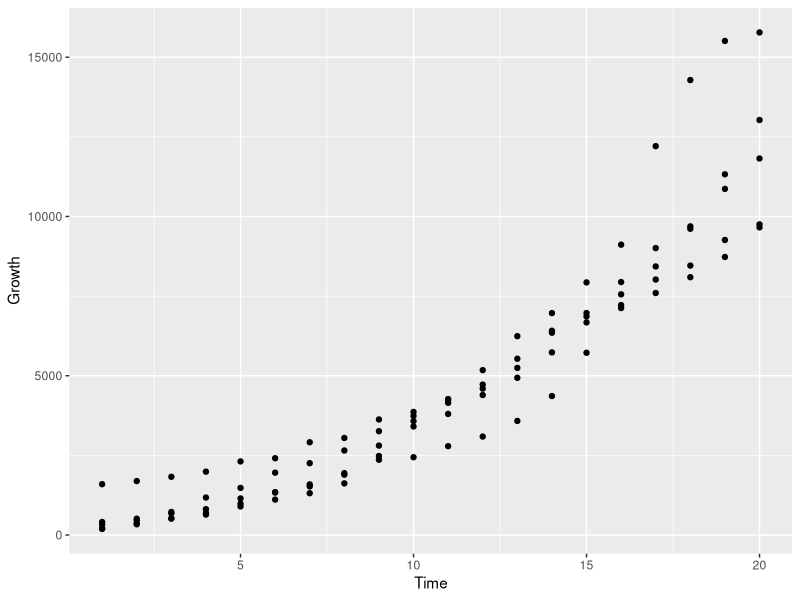
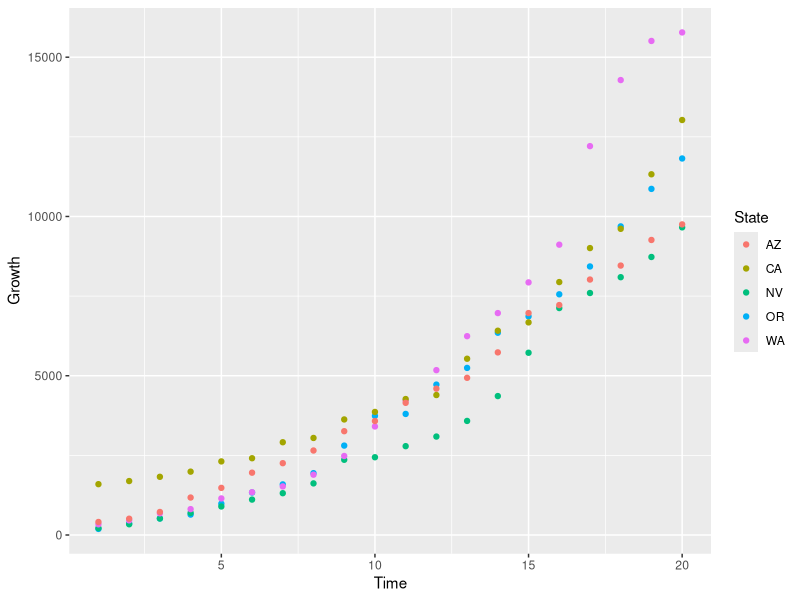
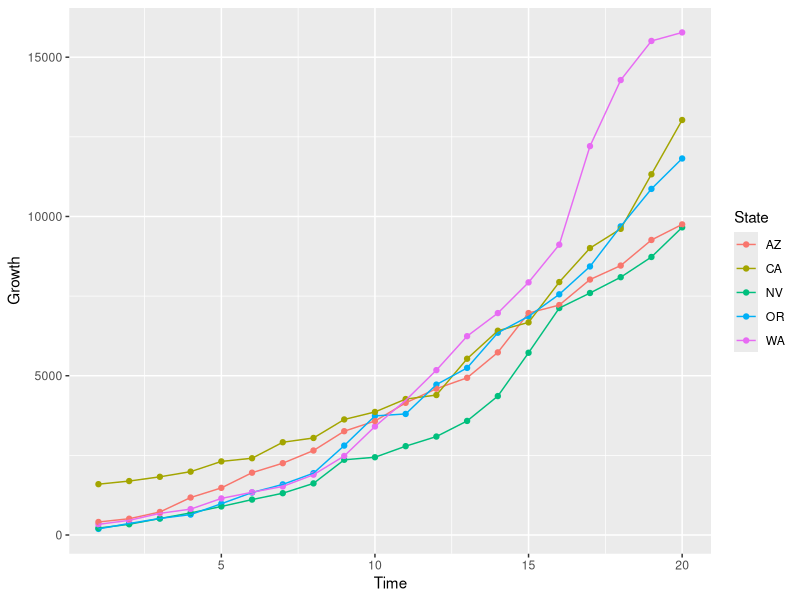
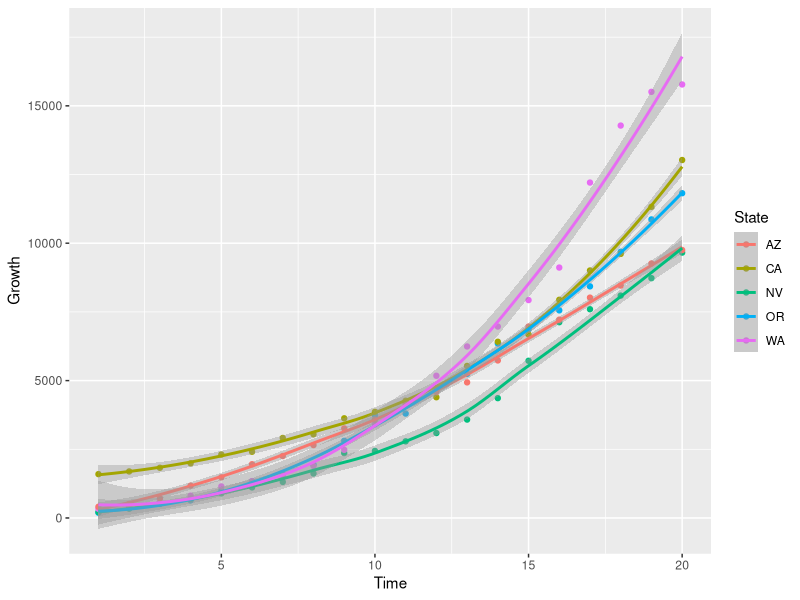
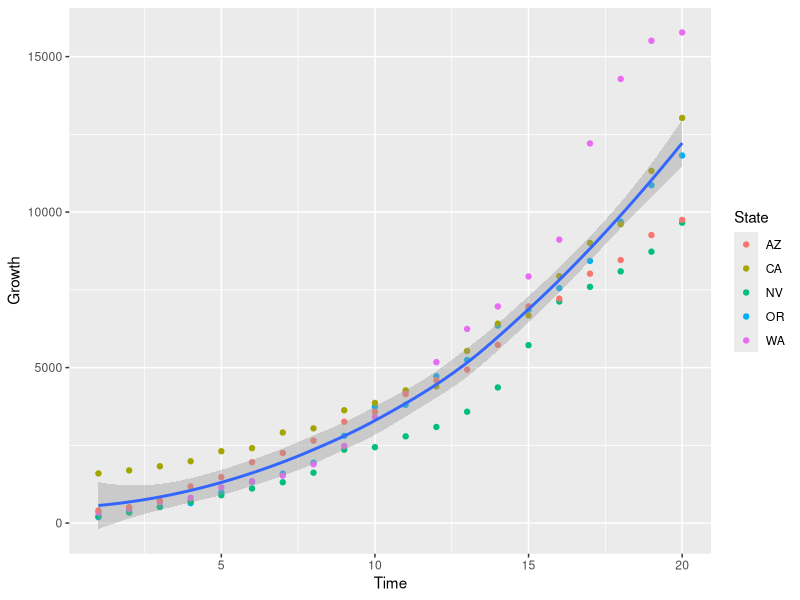
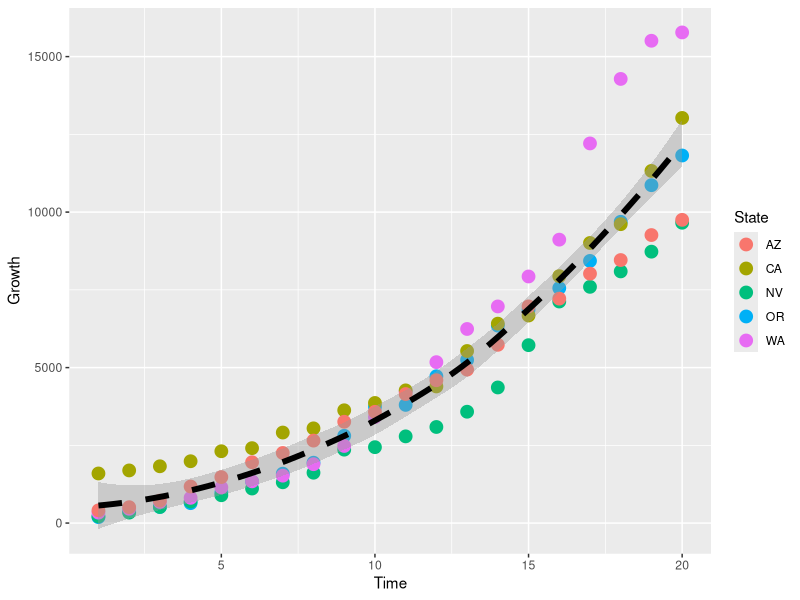
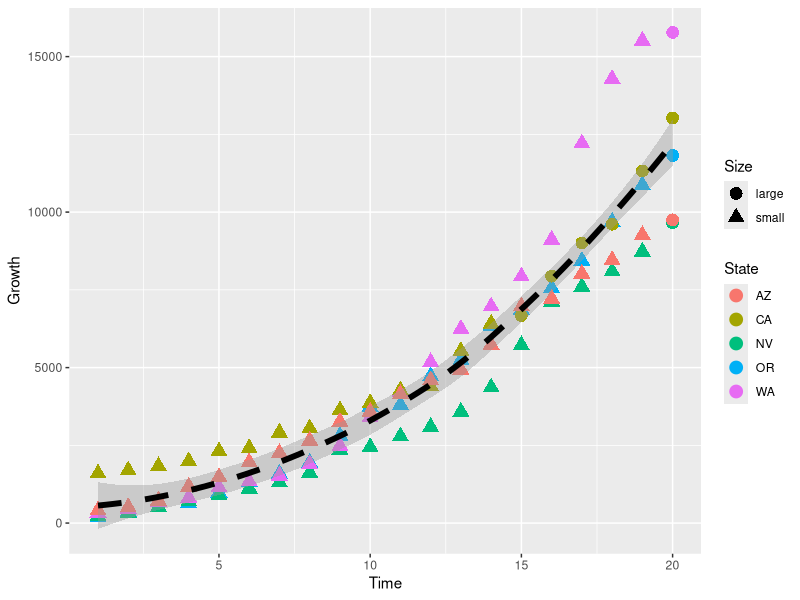
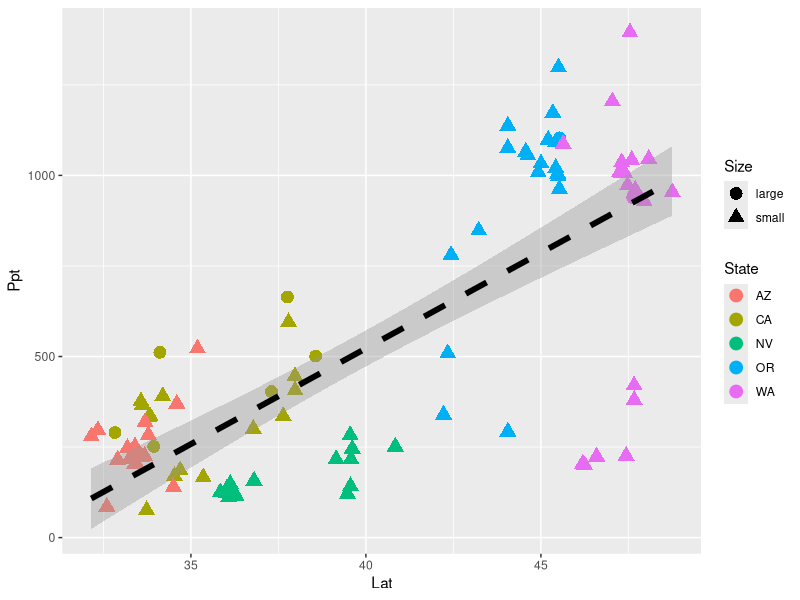

Generate these figures, in order, with R:
## ---- chunk 1
library(knitr)
opts_chunk$set(tidy.opts=list(width.cutoff=60),tidy=TRUE)
## ---- chunk 2
knitr::opts_chunk$set(echo = TRUE)
## ---- chunk 3
wide_df <- read.csv('sp_comp_wide.csv')

print(paste0('Wide dimensions: rows = ',nrow(wide_df),' ,cols = ',ncol(wide_df)))
wide_df[1:5,1:10]
## ---- chunk 4
long_df <- read.csv('sp_comp_long.csv')

print(paste0('Long dimensions: rows = ',nrow(long_df),' ,cols = ',ncol(long_df)))
long_df[1:10,]
## ---- chunk 5
library(tidyverse)
library(ggforce) 
library(ggsci)
library(patchwork)
library(Hmisc)

setwd('~/g/projects/DataVis/JulieClass2022/')
## ---- chunk 6
city_df <- read.csv('city_df.csv')
str(city_df)
## ---- chunk 7
as.character(city_df$State)[1:5]
## ---- chunk 8
as.numeric(city_df$State)[1:5]
## ---- chunk 9
ggplot(data=city_df,aes(x=Time,y=Growth)) + 
geom_point()
## ---- chunk 10
ggplot(data=city_df,aes(x=Time,y=Growth,color=State)) + 
geom_point()
## ---- chunk 11
ggplot(data=city_df,aes(x=Time,y=Growth,color=State)) + 
geom_point() + 
geom_line()
## ---- chunk 12
ggplot(data=city_df,aes(x=Time,y=Growth,colour=State)) + 
geom_point() + 
stat_smooth()
## ---- chunk 13
ggplot(data=city_df,aes(x=Time,y=Growth)) +   
geom_point(aes(colour=State)) +   
stat_smooth()
## ---- chunk 14
ggplot(data=city_df,aes(x=Time,y=Growth)) + 
geom_point(aes(colour=State),size=4) + 
stat_smooth(linetype='dashed',colour='black',size=2)
## ---- chunk 15
ggplot(data=city_df,aes(x=Time,y=Growth)) + 
geom_point(aes(colour=State,shape=Size),size=4) + 
stat_smooth(linetype='dashed',colour='black',size=2)
## ---- chunk 16
#lat vs Ppt
ggplot(data=city_df,aes(x=Lat,y=Ppt)) + 
geom_point(aes(colour=State,shape=Size),size=4) + 
stat_smooth(method='lm',linetype='dashed',colour='black',size=2)
## ---- chunk 17
#lat vs Temp
ggplot(data=city_df,aes(x=Lat,y=Temp)) + 
geom_point(aes(colour=State,shape=Size),size=4) + 
stat_smooth(method='lm',linetype='dashed',colour='black',size=2)
## ---- chunk 18
#Temp vs Ppt
ggplot(data=city_df,aes(x=Temp,y=Ppt)) + 
geom_point(aes(colour=State,shape=Size),size=4) + 
stat_smooth(method='lm',linetype='dashed',colour='black',size=2)
## ---- chunk 19
city_sum_df <- city_df %>%
  group_by(State) %>%
  summarise(Temp_mean = mean(Temp, na.rm = TRUE), #temp mean
            Temp_sd = sd(Temp, na.rm = TRUE), #temp standard deviation
            Temp_n = n(), #temp count
            Ppt_mean = mean(Ppt, na.rm = TRUE), #Ppt mean
            Ppt_sd = sd(Ppt, na.rm = TRUE),  #Ppt standard deviation
            Ppt_n = n()) %>% #Ppt count 
  mutate(Temp_se = Temp_sd / sqrt(Temp_n), #Temp standard error
         Temp_lower.ci = Temp_mean - qt(1 - (0.05 / 2), Temp_n - 1) * Temp_se, #Temp lower 95% confidence interval
         Temp_upper.ci = Temp_mean + qt(1 - (0.05 / 2), Temp_n - 1) * Temp_se, #Temp upper 95% confidence interval
         Ppt_se = Ppt_sd / sqrt(Ppt_n), #Ppt standard error
         Ppt_lower.ci = Ppt_mean - qt(1 - (0.05 / 2), Ppt_n - 1) * Ppt_se, #Ppt lower 95% confidence interval
         Ppt_upper.ci = Ppt_mean + qt(1 - (0.05 / 2), Ppt_n - 1) * Ppt_se) #Ppt upper 95% confidence interval

city_sum_df
## ---- chunk 20
#### TEMP ####
Temp_sum_df <- city_df %>%
  group_by(State) %>%
  summarise(mean = mean(Temp, na.rm = TRUE), #temp mean
            sd = sd(Temp, na.rm = TRUE), #temp standard deviation
            n = n()) %>% #temp count
  mutate(se = sd / sqrt(n), #Temp standard error
         ci = 1.96 * se) #Temp 95% confidence interval

Temp_sum_df$Clim <- 'Temp'

#### PPT ####
Ppt_sum_df <- city_df %>%
  group_by(State) %>%
  summarise(mean = mean(Ppt, na.rm = TRUE), #Ppt mean
            sd = sd(Ppt, na.rm = TRUE), #Ppt standard deviation
            n = n()) %>% #Ppt count
  mutate(se = sd / sqrt(n), #Ppt standard error
         ci = 1.96*se) #Ppt 95% confidence interval

Ppt_sum_df$Clim <- 'Ppt'

#### combine data.frames ####
city_sum_df <- rbind(Temp_sum_df,Ppt_sum_df)
city_sum_df
## ---- chunk 21
ggplot(data=city_sum_df,aes(x=State,y=mean)) +
geom_bar(stat='identity') 
## ---- chunk 22
ggplot(data=city_sum_df,aes(x=State,y=mean,fill=Clim)) +
geom_bar(stat='identity')
## ---- chunk 23
ggplot(data=city_sum_df,aes(x=State,y=mean,fill=Clim)) +
geom_bar(stat='identity',position='dodge')
## ---- chunk 24
ggplot(data=city_sum_df,aes(x=State,y=mean,fill=Clim)) +
facet_wrap(~Clim,nrow=1,scales = 'free') + 
geom_bar(stat='identity')
## ---- chunk 25
ggplot(data=city_sum_df,aes(x=State,y=mean,fill=Clim)) +
facet_wrap(~Clim,nrow=1,scales = 'free') + 
geom_bar(stat='identity') +
geom_errorbar(aes(ymin = mean - ci, ymax = mean + ci))
## ---- chunk 26
ggplot(data=city_sum_df,aes(x=State,y=mean,colour=Clim)) +
facet_wrap(~Clim,nrow=1,scales = 'free') + 
geom_point(size=5) + 
geom_errorbar(aes(ymin = mean - ci, ymax = mean + ci),colour='black')
## ---- chunk 27
city_long_df <- city_df %>% 
  pivot_longer(cols=c(Ppt,Temp),names_to = 'Clim',values_to = 'value')
city_long_df[1:10,]
## ---- chunk 28
ggplot(data=city_long_df,aes(x=State,y=value,fill=Clim)) +
facet_wrap(~Clim,nrow=1,scales = 'free') +
stat_summary(fun = mean, geom = "bar") +
stat_summary(fun.data = mean_cl_boot, geom = "errorbar",color='black')
## ---- chunk 29
ggplot(data=city_long_df,aes(x=State,y=value,colour=Clim)) +
facet_wrap(~Clim,nrow=1,scales = 'free') +
stat_summary(fun.data = mean_cl_boot, geom = "errorbar",color='black') + 
stat_summary(fun = mean, geom = "point",size=5) 
## ---- chunk 30

unif <- runif(50,17,23)
norm <- rnorm(50,20,5)
binom <- c(rnorm(25,15,1), rnorm(25,25,1))
skew_binom <- c(rnorm(40,16,2), rnorm(10,35,1))
small <- c(rnorm(3,17,1),rnorm(2,22,2))
longtail <- rgamma(50,shape=.5,rate=.08) + 13

mislead_df <- data.frame(Temp=c(unif,norm,binom,skew_binom,small,longtail),
                         Group=c(rep('1',each=length(unif)),
                                 rep('2',each=length(norm)),
                                 rep('3',each=length(binom)),
                                 rep('4',each=length(skew_binom)),
                                 rep('5',each=length(small)),
                                 rep('6',each=length(longtail))))

mislead_df$Group_name <- factor(mislead_df$Group,
                                labels=c('Uniform','Normal','Bimodal',
                                         'Outliers','Few\nsamples','Long tail'))

bar_mean_mislead <- ggplot(data=mislead_df,aes(x=Group,y=Temp,fill=Group)) +
  stat_summary(fun = mean, geom = "bar",colour='black') +
  stat_summary(fun.data = mean_cl_boot, geom = "errorbar",color='black',width = .7,size=1.4) + 
  scale_fill_npg(name='Group:') + 
  xlab('Group') + ylab('Temperature') + 
  theme_bw() + theme(legend.position = 'none', 
                     plot.title = element_text(size = 22, colour="black",face = "bold"),
                     axis.text = element_text(size=16),
                     #axis.text.x = element_text(size = 20, colour="black"),
                     axis.title = element_text(size = 20, colour="black",face = "bold"),
                     panel.border = element_rect(size = 1.5, colour = "black"),
                     legend.title = element_text(size = 20, colour="black",face = "bold"),
                     legend.text = element_text(size=18),
                     panel.grid.major = element_blank(),
                     panel.grid.minor = element_blank())

point_mean_mislead <- ggplot(data=mislead_df,aes(x=Group,y=Temp,fill=Group_name)) +
  stat_summary(fun.data = mean_cl_boot, geom = "errorbar",color='black',width = .7,size=1.4) + 
  stat_summary(fun = mean, geom = "point",colour='black',pch=21,size=9) +
  scale_fill_npg(name='Group:') + 
  xlab('Group') + ylab('Temperature') + 
  theme_bw() + theme(legend.position = 'none', 
                     plot.title = element_text(size = 22, colour="black",face = "bold"),
                     axis.text = element_text(size=16),
                     #axis.text.x = element_text(size = 20, colour="black"),
                     axis.title = element_text(size = 20, colour="black",face = "bold"),
                     panel.border = element_rect(size = 1.5, colour = "black"),
                     legend.title = element_text(size = 20, colour="black",face = "bold"),
                     legend.text = element_text(size=18),
                     panel.grid.major = element_blank(),
                     panel.grid.minor = element_blank())

full_mislead <- ggplot(data=mislead_df,aes(x=Group,y=Temp,fill=Group_name)) +
  geom_sina(size=7,pch=21,colour='black') +
  scale_fill_npg(name='Group:') + 
  xlab('Group') + ylab('Temperature') + 
  theme_bw() + theme(#legend.position = 'none', 
                     plot.title = element_text(size = 22, colour="black",face = "bold"),
                     axis.text = element_text(size=16),
                     axis.title = element_text(size = 20, colour="black",face = "bold"),
                     panel.border = element_rect(size = 1.5, colour = "black"),
                     legend.title = element_blank(),
                     legend.text = element_text(size=22),
                     legend.key.size = unit(2.5, 'lines'),
                     panel.grid.major = element_blank(),
                     panel.grid.minor = element_blank())

bar_mean_mislead + point_mean_mislead + full_mislead
## ---- chunk 31
ggplot(data=city_long_df,aes(x=State,y=value,fill=Clim)) +
facet_wrap(~Clim,nrow=1,scales = 'free') +
geom_boxplot()
## ---- chunk 32
ggplot(data=city_long_df,aes(x=State,y=value,fill=Clim)) +
facet_wrap(~Clim,nrow=1,scales = 'free') +
geom_violin(draw_quantiles = 0.5)
## ---- chunk 33
ggplot(data=city_long_df,aes(x=State,y=value,colour=Clim)) +
facet_wrap(~Clim,nrow=1,scales = 'free') +
geom_point(size=4) +
stat_summary(fun.data = mean_cl_boot, geom = "errorbar",color='black') + 
stat_summary(fun = mean, geom = "point",size=5,colour='black') 
## ---- chunk 34
ggplot(data=city_long_df,aes(x=State,y=value,colour=Clim)) +
facet_wrap(~Clim,nrow=1,scales = 'free') +
geom_sina(size=3) +
stat_summary(fun.data = mean_cl_boot, geom = "errorbar",color='black') + 
stat_summary(fun = mean, geom = "point",size=5,colour='black') 
## ---- chunk 35
levels(city_df$State)
## ---- chunk 36
city_df$State_name <- factor(city_df$State,levels=c('WA','OR','CA','NV','AZ'),
       labels=c('Washington','Oregon','California','Nevada','Arizona'))
levels(city_df$State_name)
## ---- chunk 37
ggplot(data=city_df,aes(x=Temp,y=Ppt)) + 
geom_point(aes(colour=State_name),size=4) + 
stat_smooth(method='lm',linetype='dashed',colour='black',size=2)
## ---- chunk 38
ggplot(data=city_df,aes(x=Temp,y=Ppt)) + 
geom_point(aes(colour=State_name),size=4) + 
stat_smooth(method='lm',linetype='dashed',colour='black',size=2) + 
xlab('Temperature') + ylab('Precipitation') + 
ggtitle('Temp vs. Precip. by State')
## ---- chunk 39
ggplot(data=city_df,aes(x=Temp,y=Ppt)) + 
geom_point(aes(fill=State_name),size=4,pch=21,colour='black') + 
stat_smooth(method='lm',linetype='dashed',colour='black',size=2) + 
xlab('Temperature') + ylab('Precipitation') + 
ggtitle('Temp vs. Precip. by State')
## ---- chunk 40
ggplot(data=city_df,aes(x=Temp,y=Ppt)) + 
geom_point(aes(fill=State_name,shape=State_name),size=4,colour='black') + 
stat_smooth(method='lm',linetype='dashed',colour='black',size=2) + 
ggtitle('Temp vs. Precip. by State') + 
scale_fill_manual(name='State:',values=c('red','blue','yellow','green','grey70')) + 
scale_shape_manual(name='State:',values=c(21,22,23,24,25)) + 
scale_x_continuous(name='Temperature',limits=c(5,25),breaks=c(5,10,15,20,25),position = 'top') + 
scale_y_continuous(name='Precipitation',limits=c(0,1500),breaks=c(0,250,500,1000,1250,1500)) 
## ---- chunk 41
ggplot(data=city_df,aes(x=Temp,y=Ppt)) + 
geom_point(aes(fill=State_name,shape=State_name),size=4,colour='black') + 
stat_smooth(method='lm',linetype='dashed',colour='black',size=2) + 
ggtitle('Temp vs. Precip. by State') + 
scale_fill_manual(name='State:',values=c('red','blue','yellow','green','grey70')) + 
scale_shape_manual(name='State:',values=c(21,22,23,24,25)) + 
scale_x_continuous(name='Temperature',limits=c(5,25),breaks=c(5,10,15,20,25)) + 
scale_y_continuous(name='Precipitation',limits=c(0,1500),breaks=c(0,250,500,1000,1250,1500)) + 
theme_bw()
## ---- chunk 42
ggplot(data=city_df,aes(x=Temp,y=Ppt)) + 
geom_point(aes(fill=State_name,shape=State_name),size=4,colour='black') + 
stat_smooth(method='lm',linetype='dashed',colour='black',size=2) + 
ggtitle('Temp vs. Precip. by State') + 
scale_fill_manual(name='State:',values=c('red','blue','yellow','green','grey70')) + 
scale_shape_manual(name='State:',values=c(21,22,23,24,25)) + 
scale_x_continuous(name='Temperature',limits=c(5,25),breaks=c(5,10,15,20,25)) + 
scale_y_continuous(name='Precipitation',limits=c(0,1500),breaks=c(0,250,500,1000,1250,1500)) + 
theme_classic()
## ---- chunk 43
ggplot(data=city_df,aes(x=Temp,y=Ppt)) +
  geom_point(aes(fill=State_name,shape=State_name),size=4,colour='black') +
  stat_smooth(method='lm',linetype='dashed',colour='black',size=2) + 
  scale_fill_npg(name='State:') + 
  scale_shape_manual(name='State:',values=c(21,22,23,24,25)) + 
  scale_x_continuous(name='Temperature') +
  scale_y_continuous(name='Precipitation',limits=c(0,1500),breaks=c(0,250,500,750,1000,1250,1500)) + 
  theme_bw() + 
  theme(legend.position = 'bottom', 
        plot.title = element_text(size = 20, colour="black",face = "bold"),
        axis.text = element_text(size=13),
        axis.title = element_text(size = 16, colour="black",face = "bold"),
        panel.border = element_rect(size = 1.5, colour = "black"),
        legend.title = element_text(size = 16, colour="black",face = "bold",vjust = 1),
        legend.text = element_text(size=13),
        panel.grid.major = element_blank(),
        panel.grid.minor = element_blank())
## ---- chunk 44
worst_plot <- ggplot(data=city_sum_df,aes(x=State,y=mean,fill=Clim)) +
geom_bar(stat='identity',position='dodge') + 
ggtitle('Worst') + 
theme(title = element_text(size = 20, colour="black",face = "bold"))
worst_plot
## ---- chunk 45
very_bad_plot <- ggplot(data=city_long_df,aes(x=State,y=value,fill=State)) +
facet_wrap(~Clim,nrow=1,scales = 'free') +
stat_summary(fun = mean, geom = "bar") +
stat_summary(fun.data = mean_cl_boot, geom = "errorbar",color='black') + 
scale_fill_npg() + 
ggtitle('Very bad') + 
theme(legend.position='none',
    title = element_text(size = 20, colour="black",face = "bold"))
very_bad_plot
## ---- chunk 46
bad_plot <- ggplot(data=city_long_df,aes(x=State,y=value,fill=State)) +
facet_wrap(~Clim,nrow=1,scales = 'free') +
geom_boxplot() + 
scale_fill_npg() + 
ggtitle('eh, bad') + 
theme(legend.position='none',
    title = element_text(size = 20, colour="black",face = "bold"))
bad_plot
## ---- chunk 47
okay_plot <- ggplot(data=city_long_df,aes(x=State,y=value,fill=State)) +
facet_wrap(~Clim,nrow=1,scales = 'free') +
geom_sina(size=4,pch=21) +
stat_summary(fun.data = mean_cl_boot, geom = "errorbar",color='black') + 
stat_summary(fun = mean, geom = "point",size=5,colour='black') +
ggtitle('Okay') + 
theme(legend.position='none',
    title = element_text(size = 20, colour="black",face = "bold"))
okay_plot
## ---- chunk 48
worst_plot + very_bad_plot + bad_plot + okay_plot + plot_layout(ncol=2,nrow=2)
## ---- chunk 49
better_plot <- ggplot(data=city_long_df,aes(x=State,y=value,fill=State)) +
facet_wrap(~factor(Clim,labels=c('Precipitation','Temperature')),nrow=1,scales = 'free') +
geom_sina(size=4,pch=21) +
stat_summary(fun.data = mean_cl_boot, geom = "errorbar",color='black',width = 0.3,size=1.4) + 
stat_summary(fun = mean, geom = "point",size=7,colour='black',pch=22,fill='white') +
scale_fill_npg() + 
ggtitle('Better') + 
theme_bw() +
theme(legend.position = 'None', 
    plot.title = element_text(size = 26, colour="black",face = "bold"),
    axis.text = element_text(size=18),
    axis.title = element_text(size = 22, colour="black",face = "bold"),
    panel.border = element_rect(size = 1.5, colour = "black"),
    legend.title = element_text(size = 22, colour="black",face = "bold",vjust = 1),
    legend.text = element_text(size=18),
    panel.grid.major = element_blank(),
    panel.grid.minor = element_blank(),
    strip.text.x = element_text(size=22, face="bold"),
    strip.background = element_rect(size=1.5,colour="#333333",fill="#CCCCCC"))
better_plot
## ---- chunk 50
okay_plot + better_plot
## ---- chunk 51
#### TEMP ####
temp_df <- city_long_df[which(city_long_df$Clim == 'Temp'),]
temp_plot <- ggplot(data=temp_df,aes(x=State,y=value,fill=State)) +
geom_sina(size=6,pch=21,colour='black') +
stat_summary(fun.data = mean_cl_boot, geom = "errorbar",color='black',width = 0.3,size=1.4) + 
stat_summary(fun = mean, geom = "point",size=9,colour='black',pch=22,fill='white') +
scale_fill_npg() + 
ylab('Temperature') + 
theme_bw() +
theme(legend.position = 'None', 
    plot.title = element_text(size = 26, colour="black",face = "bold"),
    axis.text = element_text(size=18),
    axis.title = element_text(size = 22, colour="black",face = "bold"),
    axis.title.x = element_blank(),
    panel.border = element_rect(size = 1.5, colour = "black"),
    legend.title = element_text(size = 22, colour="black",face = "bold",vjust = 1),
    legend.text = element_text(size=18),
    panel.grid.major = element_blank(),
    panel.grid.minor = element_blank())

#### PPT ####
ppt_df <- city_long_df[which(city_long_df$Clim == 'Ppt'),]
ppt_plot <- ggplot(data=ppt_df,aes(x=State,y=value,fill=State)) +
geom_sina(size=6,pch=21,colour='black') +
stat_summary(fun.data = mean_cl_boot, geom = "errorbar",color='black',width = 0.3,size=1.4) + 
stat_summary(fun = mean, geom = "point",size=9,colour='black',pch=22,fill='white') +
scale_fill_npg() + 
scale_y_continuous(name='Precipitation',position='right',breaks=c(250,500,750,1000,12)) + 
theme_bw() +
theme(legend.position = 'None', 
    plot.title = element_text(size = 26, colour="black",face = "bold"),
    axis.text = element_text(size=18),
    axis.title = element_text(size = 22, colour="black",face = "bold"),
    axis.title.x = element_blank(),
    panel.border = element_rect(size = 1.5, colour = "black"),
    legend.title = element_text(size = 22, colour="black",face = "bold",vjust = 1),
    legend.text = element_text(size=18),
    panel.grid.major = element_blank(),
    panel.grid.minor = element_blank())

#combine
bestest_plot <- temp_plot + ppt_plot
bestest_plot
## ---- chunk 52
worst_plot + bestest_plot
